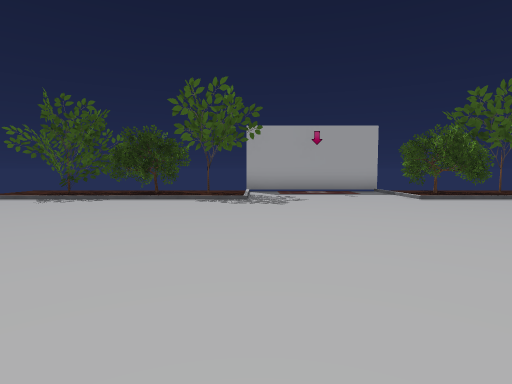
[1] (above)

17 first-person views from a walk through a Unity game level. The camera is 1.4 m above the floor, tilts 4° down and sees 80° across. The floor is counted in squares, 2 m on a side. Each view is taken from the middle of a square. On the plan, view 1 faces up. The plan holds only what a view shows up to about 10 squares ahead; the rest is blank. The place goes on beyond the plan. The player is left out. Some animated figures are not drawn. Door leaves are left out, so doorways stand open. Some surface patterns are stand-ins.

[2]
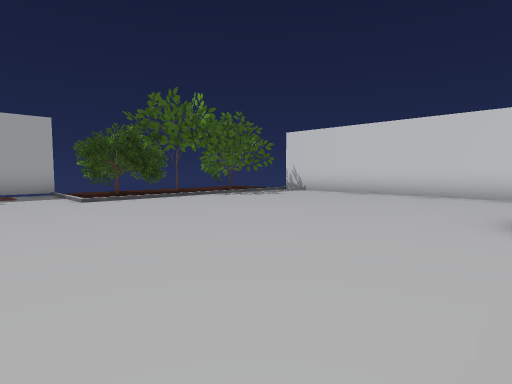

[3]
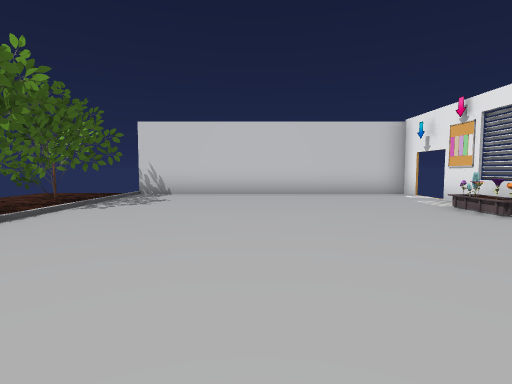

[4]
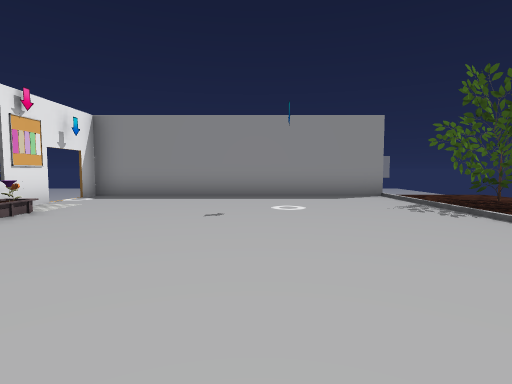

[5]
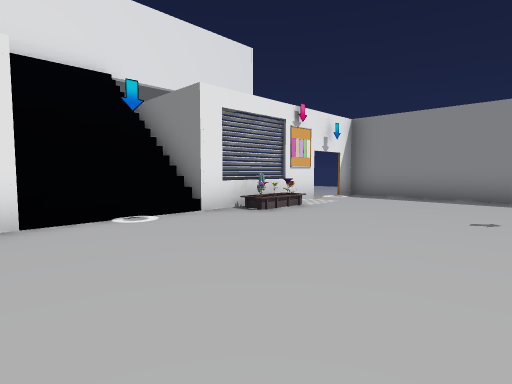

[6]
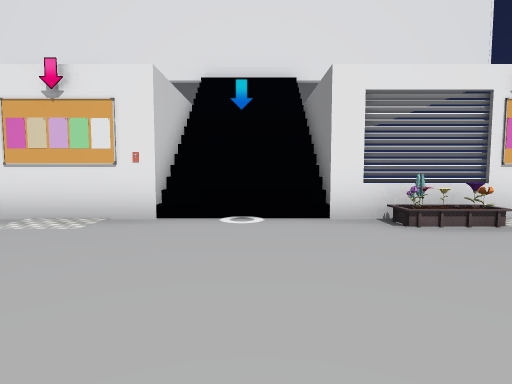

[7]
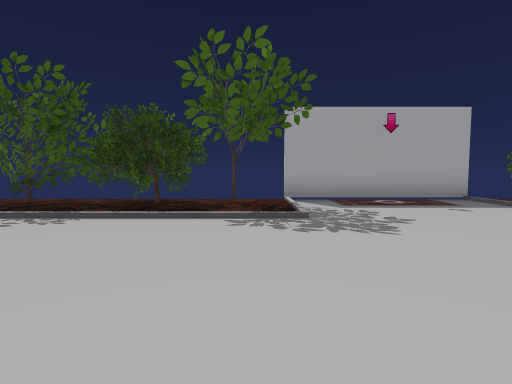

[8]
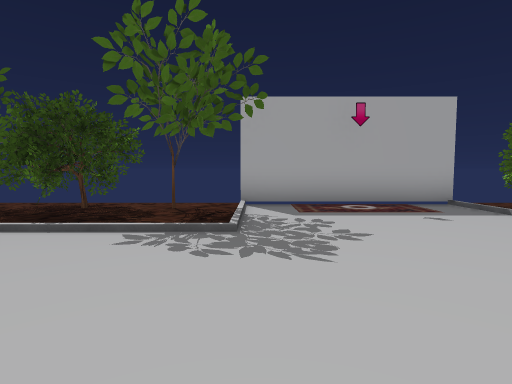

[9]
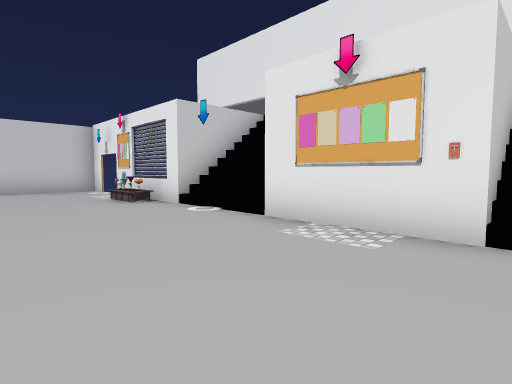

[10]
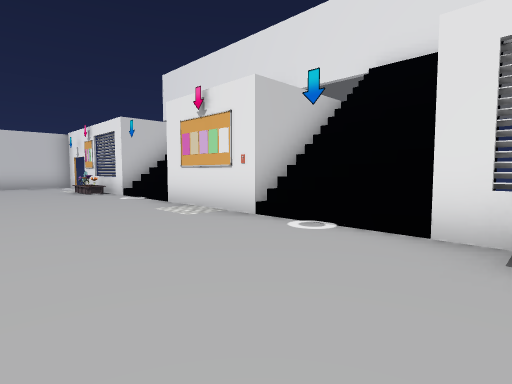

[11]
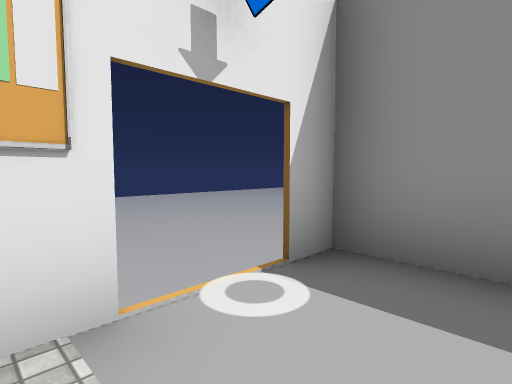

[12]
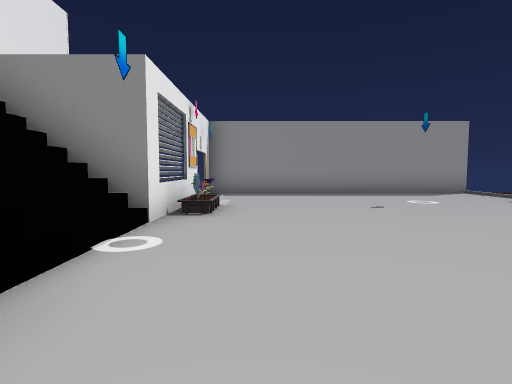

[13]
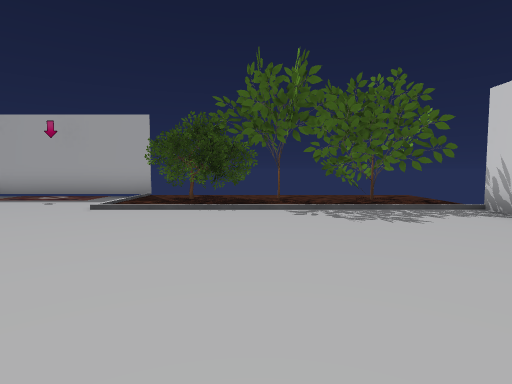

[14]
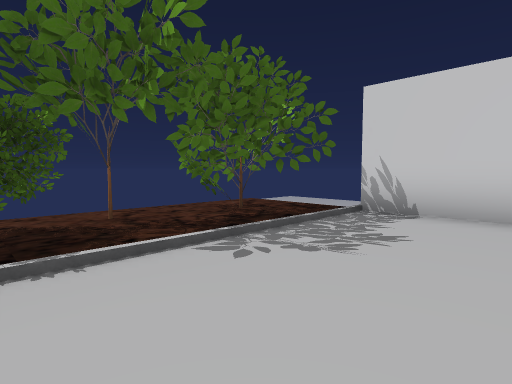

[15]
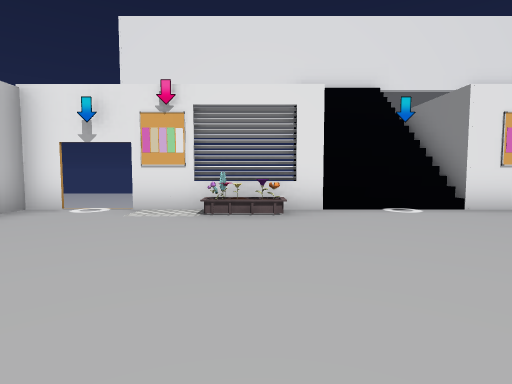

[16]
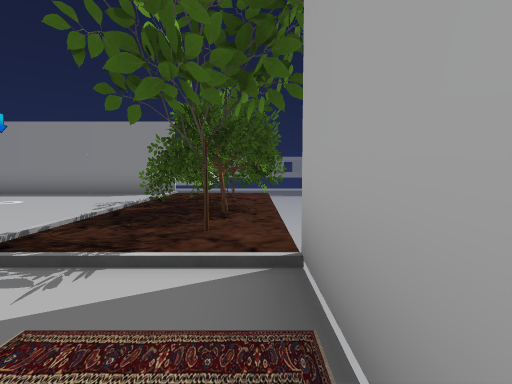

[17]
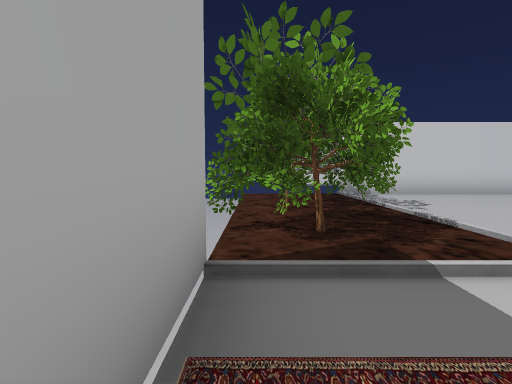

### Floor plan
Key: @ floor where view 1 was taken; # wall or solid block; x gap in a wall; . floor; / step, stairs or slope; D open door; = window, fence, low wall or low ledge; v drop or lower ground; O other object.
Columns run from 8 left of view 1 to 12 right of it. Each row starts with its distance up from view 1.
 11   vvvvv x###xOv=vv v
 10  .O#OO.......OOOOOOv
  9  .OOOOOO.....OOOOOOv
  8  ..O.O........O....O
  7 #...................#
  6 #...................#
  5 #...................#
  4 #...................#
  3 #...................#
  2 #...................#
  1 #...................#
  0 #.D.OO..@......OO.D.#
 -1  xD#v # /###/ # vxD#
 -2       v /# #  #
 -3        //  v  v
 -4        /      v
 -5 vvv###############v
 -6 vv
 -7 v

Where each view was taken, in squares from view 1:
view 1: 0 up, 0 right, facing up
view 2: 0 up, 2 right, facing up-right
view 3: 4 up, 2 right, facing right
view 4: 4 up, 1 right, facing left
view 5: 4 up, 1 right, facing down-left
view 6: 4 up, 1 left, facing down
view 7: 3 up, 1 left, facing up
view 8: 4 up, 0 right, facing up
view 9: 3 up, 0 right, facing down-right
view 10: 3 up, 3 left, facing down-right
view 11: 1 up, 5 left, facing down-left
view 12: 1 up, 2 right, facing left
view 13: 2 up, 7 right, facing up
view 14: 5 up, 6 right, facing up-right
view 15: 5 up, 7 right, facing down
view 16: 10 up, 2 right, facing left
view 17: 10 up, 2 right, facing right
